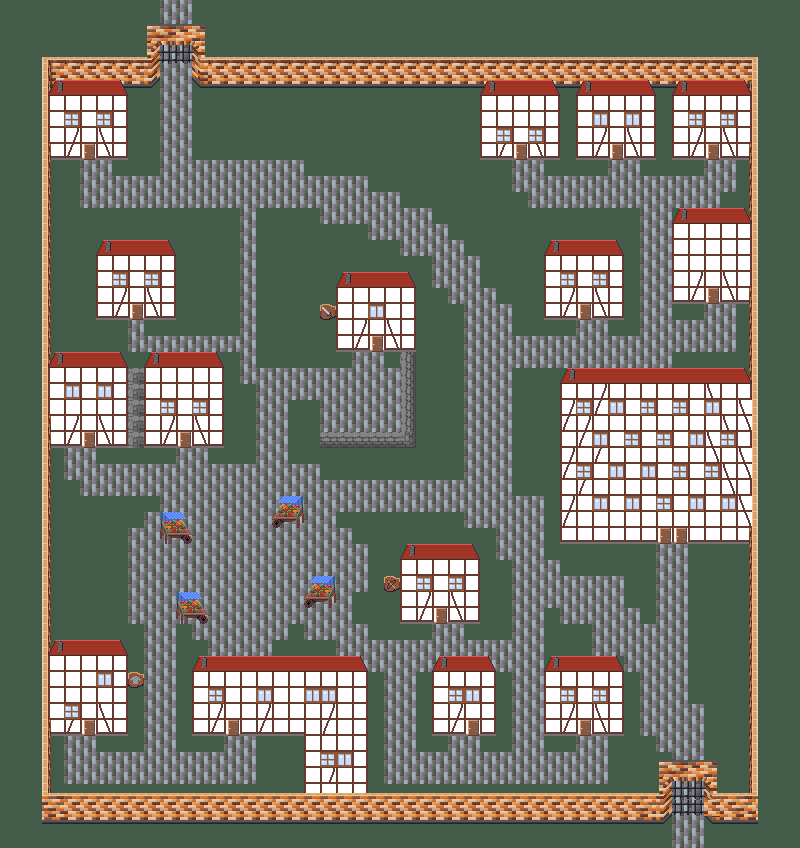

This game map was drawn from its Tiled (.tmx) file and the tilesets committed beside it. A one-line description and the trimmed map source follow:
An orthogonal 50x53 tile map with 16x16 px tiles, 3 tile layers (base, mid, top) and 13 objects (7x NPC, 2x entry, exit, music, tp, ...).

<map version="2017.05.26" orientation="orthogonal" renderorder="right-down" width="50" height="53" tilewidth="16" tileheight="16" nextobjectid="103">
 <tileset firstgid="1" name="tileset.png" tilewidth="16" tileheight="16" tilecount="128" columns="32">
  <image source="../images/tileset.png" width="512" height="64" />
 </tileset>
 <layer name="base" width="50" height="53">
  <properties>
   <property name="tileset" value="tileset.png" />
  </properties>
  <data>[2650 cells, 2650 non-empty, 21 distinct tile ids]</data>
 </layer>
 <layer name="mid" width="50" height="53">
  <properties>
   <property name="tileset" value="tileset.png" />
  </properties>
  <data>[2650 cells, 391 non-empty, 38 distinct tile ids]</data>
 </layer>
 <layer name="top" width="50" height="53">
  <properties>
   <property name="tileset" value="tileset.png" />
  </properties>
  <data>[2650 cells, 228 non-empty, 32 distinct tile ids]</data>
 </layer>
 <objectgroup name="objects">
  <object id="83" name="Guard_top_right" type="NPC" x="200" y="112" width="16" height="16">
   <properties>
    <property name="npctype" value="guard" />
   </properties>
  </object>
  <object id="85" name="Guard_top_left" type="NPC" x="140" y="112" width="16" height="16">
   <properties>
    <property name="npctype" value="guard" />
   </properties>
  </object>
  <object id="86" name="Guard_bot_right" type="NPC" x="704" y="768" width="16" height="16">
   <properties>
    <property name="npctype" value="guard" />
   </properties>
  </object>
  <object id="87" name="Guard_bot_left" type="NPC" x="640" y="768" width="16" height="16">
   <properties>
    <property name="npctype" value="guard" />
   </properties>
  </object>
  <object id="88" name="exit_top" type="exit" x="160" y="8" width="32" height="56">
   <properties>
    <property name="entryid" value="1" />
    <property name="target" value="northofwimborne.tmx" />
   </properties>
  </object>
  <object id="90" name="entry_top" type="entry" x="168" y="92" width="16" height="16">
   <properties>
    <property name="entryid" value="1" />
   </properties>
  </object>
  <object id="91" name="Smith" type="NPC" x="352" y="384" width="16" height="16">
   <properties>
    <property name="npctype" value="smith" />
   </properties>
  </object>
  <object id="96" name="city" type="music" x="0" y="48" width="16" height="16" />
  <object id="97" name="entry_tp" type="entry" x="240" y="320" width="16" height="16">
   <properties>
    <property name="entryid" value="2" />
   </properties>
  </object>
  <object id="98" name="townportal" type="tp" x="232" y="264" width="32" height="32">
   <properties>
    <property name="entryid" value="2" />
    <property name="level" value="wimborne.tmx" />
   </properties>
  </object>
  <object id="99" name="Armorer" type="NPC" x="128" y="608" width="16" height="16">
   <properties>
    <property name="npctype" value="armorer" />
   </properties>
  </object>
  <object id="100" name="Carpenter" type="NPC" x="352" y="576" width="16" height="16">
   <properties>
    <property name="npctype" value="carpenter" />
   </properties>
  </object>
  <object id="102" name="Shrine" type="shrine" x="272" y="128" width="32" height="32">
   <properties>
    <property name="id" value="1" />
   </properties>
  </object>
 </objectgroup>
 <objectgroup name="enemies" />
</map>
